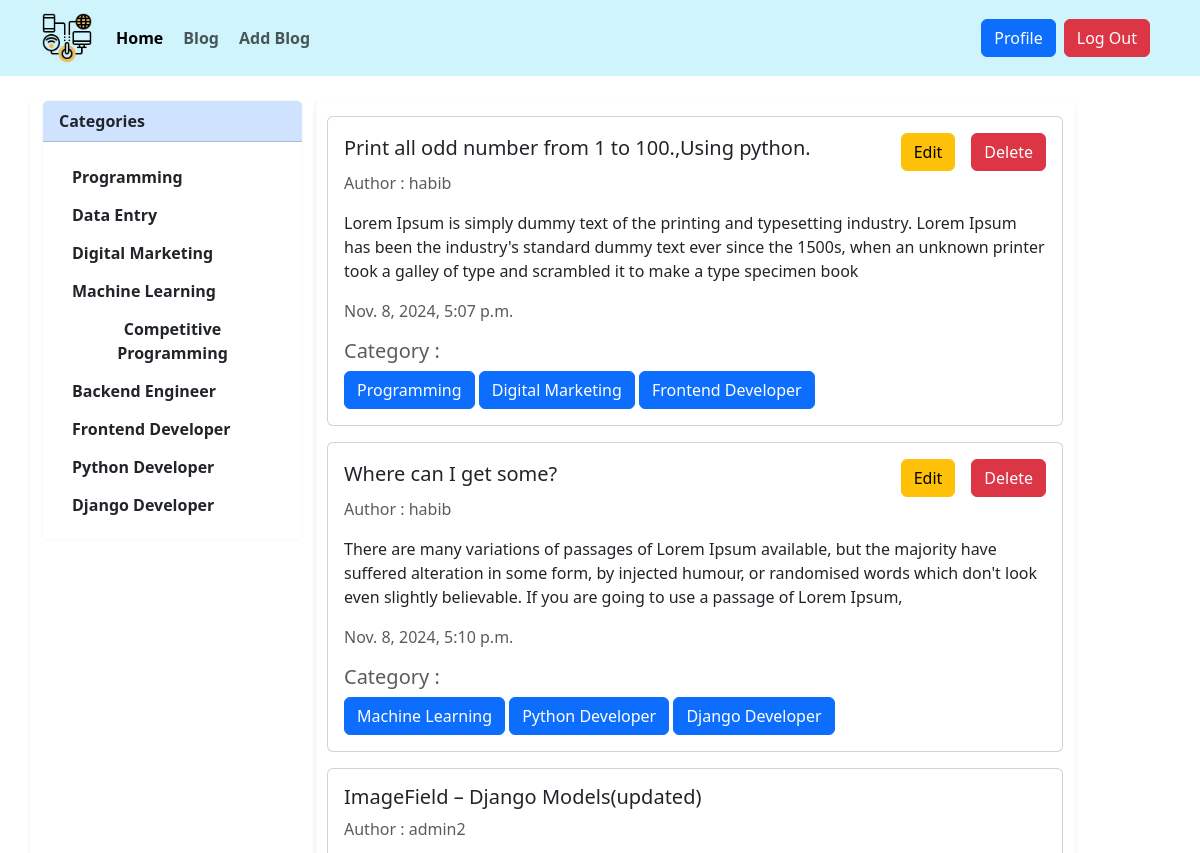
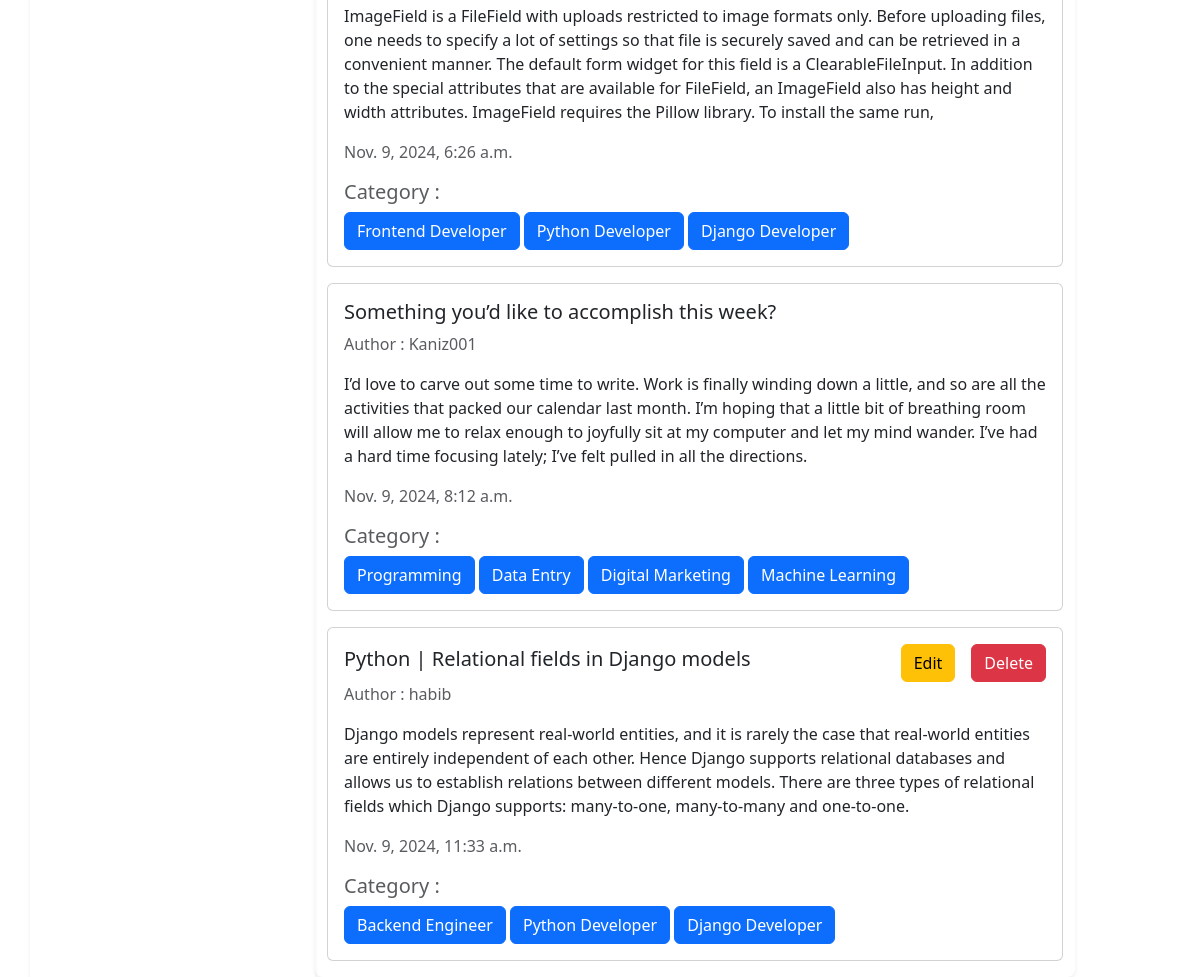
/blogs/ (signed in), run on the app's committed database (2 pictures, top to bottom).
### author/models.py (models this page shows, shortened)
class Category(models.Model):
    category=models.CharField(max_length=50)
    slug=models.SlugField(max_length=50, unique=True, null=True,blank=True)

class blog_post(models.Model):
    title=models.CharField(max_length=100)
    content=models.TextField()
    category=models.ManyToManyField(Category)
    author=models.ForeignKey(User,on_delete=models.CASCADE)
    post_time=models.DateTimeField(auto_now_add=True)

### author/views.py (the view)
# urls.py: path('blogs/',views.all_blog,name='all_blog'),
def all_blog(request):
    blog=blog_post.objects.all()
    category=Category.objects.all()
    return render(request,'./author/blog_page.html',{'posts':blog,'cat':category})

### author/templates/author/blog_page.html
{% extends "base.html" %}
{% load static %}
{% block content %}
<div class="container">
    <div class="row ">
      <div class="col-3 mt-4 shadow-sm ">
        <div class="card border-light mb-3 sticky-top " style="max-width: 18rem;">
          <div class="card-header bg-primary-subtle fw-bolder">Categories</div>
          <div class="card-body">
            {% for data in cat %}
           <a class="btn btn-close-white  fw-semibold" href="">{{data.category}}</a> <br>
           {% endfor %}
          </div>
        </div>
      </div>
        <div class="col-8 h-100 rounded-3 shadow-sm  mt-4">
          <div class="w-100  pt-3">
            {% for post in posts %}
              <div class="card w-100 mb-3">
                  <div class="card-body ">
                    <div class="d-flex justify-content-between align-items-center">
                      <div>
                          <h5 class="card-title">{{post.title}}</h5>
                     </div>
                     <div class="d-flex ">
                    {% if post.author == user %}
                    <a href="" class="card-link btn btn-warning">Edit</a>
                    <a href="" class="card-link btn btn-danger">Delete</a>
                    {% endif %}
                 </div>
                  </div>
                    <p class="text-muted">Author : {{post.author}} </p>
                    <p class="card-text">{{post.content}} </p>
                    <p class="card-text text-muted">{{post.post_time}} </p>
                    <h5 class="text-muted">Category :</h5>
                    {% for cat in post.category.all %}
                    <a href="#" class="btn btn-primary"> {{cat.category}} </a>
                    {% endfor %}
                  </div>
                </div>
            {% endfor %}
          </div>
      </div>
    </div>
  </div>
{% endblock content %}

### data on the page
Category: category "Programming"
Category: category "Data Entry"
Category: category "Digital Marketing"
Category: category "Machine Learning"
Category: category "Competitive Programming"
Category: category "Backend Engineer"
Category: category "Frontend Developer"
Category: category "Python Developer"
Category: category "Django Developer"
blog_post: title "Print all odd number from 1 to 100.,Using python.", shows "Edit", author "habib", content "Lorem Ipsum is simply dummy text of the printing and typesetting industry. Lorem Ipsum has been the industry's standard dummy text ever since the 1500s, when an unknown printer took a galley of type and scrambled it to make a type specimen book", post_time "Nov. 8, 2024, 5:07 p.m."
blog_post: title "Where can I get some?", shows "Edit", author "habib", content "There are many variations of passages of Lorem Ipsum available, but the majority have suffered alteration in some form, by injected humour, or randomised words which don't look even slightly believable. If you are going to use a passage of Lorem Ipsum,", post_time "Nov. 8, 2024, 5:10 p.m."
blog_post: title "ImageField – Django Models(updated)", author "admin2", content "ImageField is a FileField with uploads restricted to image formats only. Before uploading files, one needs to specify a lot of settings so that file is securely saved and can be retrieved in a convenient manner. The default form widget for this field is a ClearableFileInput. In addition to the special attributes that are available for FileField, an ImageField also has height and width attributes. ImageField requires the Pillow library. To install the same run,", post_time "Nov. 9, 2024, 6:26 a.m."
blog_post: title "Something you’d like to accomplish this week?", author "Kaniz001", content "I’d love to carve out some time to write. Work is finally winding down a little, and so are all the activities that packed our calendar last month. I’m hoping that a little bit of breathing room will allow me to relax enough to joyfully sit at my computer and let my mind wander. I’ve had a hard time focusing lately; I’ve felt pulled in all the directions.", post_time "Nov. 9, 2024, 8:12 a.m."
blog_post: title "Python | Relational fields in Django models", shows "Edit", author "habib", content "Django models represent real-world entities, and it is rarely the case that real-world entities are entirely independent of each other. Hence Django supports relational databases and allows us to establish relations between different models. There are three types of relational fields which Django supports: many-to-one, many-to-many and one-to-one.", post_time "Nov. 9, 2024, 11:33 a.m."
